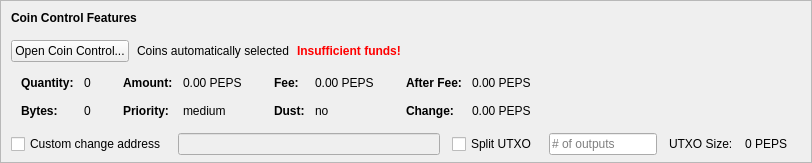
    <widget class="QFrame" name="frameCoinControl">
     <property name="sizePolicy">
      <sizepolicy hsizetype="Expanding" vsizetype="Expanding">
       <horstretch>0</horstretch>
       <verstretch>0</verstretch>
      </sizepolicy>
     </property>
     <property name="maximumSize">
      <size>
       <width>16777215</width>
       <height>16777215</height>
      </size>
     </property>
     <property name="frameShape">
      <enum>QFrame::StyledPanel</enum>
     </property>
     <property name="frameShadow">
      <enum>QFrame::Sunken</enum>
     </property>
     <layout class="QVBoxLayout" name="verticalLayoutCoinControl2">
      <property name="spacing">
       <number>0</number>
      </property>
      <property name="leftMargin">
       <number>0</number>
      </property>
      <property name="topMargin">
       <number>0</number>
      </property>
      <property name="rightMargin">
       <number>0</number>
      </property>
      <property name="bottomMargin">
       <number>6</number>
      </property>
      <item>
       <layout class="QVBoxLayout" name="verticalLayoutCoinControl" stretch="0,0,0,0,1">
        <property name="spacing">
         <number>0</number>
        </property>
        <property name="leftMargin">
         <number>10</number>
        </property>
        <property name="topMargin">
         <number>10</number>
        </property>
        <item>
         <layout class="QHBoxLayout" name="horizontalLayoutCoinControl1">
          <property name="bottomMargin">
           <number>15</number>
          </property>
          <item>
           <widget class="QLabel" name="labelCoinControlFeatures">
            <property name="sizePolicy">
             <sizepolicy hsizetype="Preferred" vsizetype="Maximum">
              <horstretch>0</horstretch>
              <verstretch>0</verstretch>
             </sizepolicy>
            </property>
            <property name="font">
             <font>
              <weight>75</weight>
              <bold>true</bold>
             </font>
            </property>
            <property name="styleSheet">
             <string notr="true">font-weight:bold;</string>
            </property>
            <property name="text">
             <string>Coin Control Features</string>
            </property>
           </widget>
          </item>
         </layout>
        </item>
        <item>
         <layout class="QHBoxLayout" name="horizontalLayoutCoinControl2" stretch="0,0,0,0">
          <property name="spacing">
           <number>8</number>
          </property>
          <property name="bottomMargin">
           <number>10</number>
          </property>
          <item>
           <widget class="QPushButton" name="pushButtonCoinControl">
            <property name="styleSheet">
             <string notr="true"/>
            </property>
            <property name="text">
             <string>Open Coin Control...</string>
            </property>
            <property name="autoDefault">
             <bool>false</bool>
            </property>
           </widget>
          </item>
          <item>
           <widget class="QLabel" name="labelCoinControlAutomaticallySelected">
            <property name="text">
             <string>Coins automatically selected</string>
            </property>
            <property name="margin">
             <number>5</number>
            </property>
           </widget>
          </item>
          <item>
           <widget class="QLabel" name="labelCoinControlInsuffFunds">
            <property name="font">
             <font>
              <weight>75</weight>
              <bold>true</bold>
             </font>
            </property>
            <property name="styleSheet">
             <string notr="true">color:red;font-weight:bold;</string>
            </property>
            <property name="text">
             <string>Insufficient funds!</string>
            </property>
            <property name="margin">
             <number>5</number>
            </property>
           </widget>
          </item>
          <item>
           <spacer name="horizontalSpacerCoinControl">
            <property name="orientation">
             <enum>Qt::Horizontal</enum>
            </property>
            <property name="sizeHint" stdset="0">
             <size>
              <width>40</width>
              <height>1</height>
             </size>
            </property>
           </spacer>
          </item>
         </layout>
        </item>
        <item>
         <widget class="QWidget" name="widgetCoinControl" native="true">
          <property name="sizePolicy">
           <sizepolicy hsizetype="Preferred" vsizetype="Preferred">
            <horstretch>0</horstretch>
            <verstretch>0</verstretch>
           </sizepolicy>
          </property>
          <property name="minimumSize">
           <size>
            <width>0</width>
            <height>0</height>
           </size>
          </property>
          <property name="styleSheet">
           <string notr="true"/>
          </property>
          <layout class="QHBoxLayout" name="horizontalLayoutCoinControl5">
           <property name="leftMargin">
            <number>0</number>
           </property>
           <property name="topMargin">
            <number>0</number>
           </property>
           <property name="rightMargin">
            <number>0</number>
           </property>
           <property name="bottomMargin">
            <number>0</number>
           </property>
           <item>
            <layout class="QHBoxLayout" name="horizontalLayoutCoinControl3" stretch="0,0,0,1">
             <property name="spacing">
              <number>20</number>
             </property>
             <property name="topMargin">
              <number>0</number>
             </property>
             <property name="bottomMargin">
              <number>10</number>
             </property>
             <item>
              <layout class="QFormLayout" name="formLayoutCoinControl1">
               <property name="horizontalSpacing">
                <number>10</number>
               </property>
               <property name="verticalSpacing">
                <number>14</number>
               </property>
               <property name="leftMargin">
                <number>10</number>
               </property>
               <property name="topMargin">
                <number>4</number>
               </property>
               <property name="rightMargin">
                <number>6</number>
               </property>
               <item row="0" column="0">
                <widget class="QLabel" name="labelCoinControlQuantityText">
                 <property name="font">
                  <font>
                   <weight>75</weight>
                   <bold>true</bold>
                  </font>
                 </property>
                 <property name="text">
                  <string>Quantity:</string>
                 </property>
                 <property name="margin">
                  <number>0</number>
                 </property>
                </widget>
               </item>
               <item row="0" column="1">
                <widget class="QLabel" name="labelCoinControlQuantity">
                 <property name="cursor">
                  <cursorShape>IBeamCursor</cursorShape>
                 </property>
                 <property name="contextMenuPolicy">
                  <enum>Qt::ActionsContextMenu</enum>
                 </property>
                 <property name="text">
                  <string notr="true">0</string>
                 </property>
                 <property name="margin">
                  <number>0</number>
                 </property>
                 <property name="textInteractionFlags">
                  <set>Qt::LinksAccessibleByMouse|Qt::TextSelectableByKeyboard|Qt::TextSelectableByMouse</set>
                 </property>
                </widget>
               </item>
               <item row="1" column="0">
                <widget class="QLabel" name="labelCoinControlBytesText">
                 <property name="font">
                  <font>
                   <weight>75</weight>
                   <bold>true</bold>
                  </font>
                 </property>
                 <property name="text">
                  <string>Bytes:</string>
                 </property>
                </widget>
               </item>
               <item row="1" column="1">
                <widget class="QLabel" name="labelCoinControlBytes">
                 <property name="cursor">
                  <cursorShape>IBeamCursor</cursorShape>
                 </property>
                 <property name="contextMenuPolicy">
                  <enum>Qt::ActionsContextMenu</enum>
                 </property>
                 <property name="text">
                  <string notr="true">0</string>
                 </property>
                 <property name="textInteractionFlags">
                  <set>Qt::LinksAccessibleByMouse|Qt::TextSelectableByKeyboard|Qt::TextSelectableByMouse</set>
                 </property>
                </widget>
               </item>
              </layout>
             </item>
             <item>
              <layout class="QFormLayout" name="formLayoutCoinControl2">
               <property name="horizontalSpacing">
                <number>10</number>
               </property>
               <property name="verticalSpacing">
                <number>14</number>
               </property>
               <property name="leftMargin">
                <number>6</number>
               </property>
               <property name="topMargin">
                <number>4</number>
               </property>
               <property name="rightMargin">
                <number>6</number>
               </property>
               <item row="0" column="0">
                <widget class="QLabel" name="labelCoinControlAmountText">
                 <property name="font">
                  <font>
                   <weight>75</weight>
                   <bold>true</bold>
                  </font>
                 </property>
                 <property name="text">
                  <string>Amount:</string>
                 </property>
                 <property name="margin">
                  <number>0</number>
                 </property>
                </widget>
               </item>
               <item row="0" column="1">
                <widget class="QLabel" name="labelCoinControlAmount">
                 <property name="cursor">
                  <cursorShape>IBeamCursor</cursorShape>
                 </property>
                 <property name="contextMenuPolicy">
                  <enum>Qt::ActionsContextMenu</enum>
                 </property>
                 <property name="text">
                  <string notr="true">0.00 PEPS</string>
                 </property>
                 <property name="textInteractionFlags">
                  <set>Qt::LinksAccessibleByMouse|Qt::TextSelectableByKeyboard|Qt::TextSelectableByMouse</set>
                 </property>
                </widget>
               </item>
               <item row="1" column="0">
                <widget class="QLabel" name="labelCoinControlPriorityText">
                 <property name="font">
                  <font>
                   <weight>75</weight>
                   <bold>true</bold>
                  </font>
                 </property>
                 <property name="text">
                  <string>Priority:</string>
                 </property>
                </widget>
               </item>
               <item row="1" column="1">
                <widget class="QLabel" name="labelCoinControlPriority">
                 <property name="cursor">
                  <cursorShape>IBeamCursor</cursorShape>
                 </property>
                 <property name="contextMenuPolicy">
                  <enum>Qt::ActionsContextMenu</enum>
                 </property>
                 <property name="text">
                  <string>medium</string>
                 </property>
                 <property name="textInteractionFlags">
                  <set>Qt::LinksAccessibleByMouse|Qt::TextSelectableByKeyboard|Qt::TextSelectableByMouse</set>
                 </property>
                </widget>
               </item>
              </layout>
             </item>
             <item>
              <layout class="QFormLayout" name="formLayoutCoinControl3">
               <property name="horizontalSpacing">
                <number>10</number>
               </property>
               <property name="verticalSpacing">
                <number>14</number>
               </property>
               <property name="leftMargin">
                <number>6</number>
               </property>
               <property name="topMargin">
                <number>4</number>
               </property>
               <property name="rightMargin">
                <number>6</number>
               </property>
               <item row="0" column="0">
                <widget class="QLabel" name="labelCoinControlFeeText">
                 <property name="font">
                  <font>
                   <weight>75</weight>
                   <bold>true</bold>
                  </font>
                 </property>
                 <property name="text">
                  <string>Fee:</string>
                 </property>
                 <property name="margin">
                  <number>0</number>
                 </property>
                </widget>
               </item>
               <item row="0" column="1">
                <widget class="QLabel" name="labelCoinControlFee">
                 <property name="cursor">
                  <cursorShape>IBeamCursor</cursorShape>
                 </property>
                 <property name="contextMenuPolicy">
                  <enum>Qt::ActionsContextMenu</enum>
                 </property>
                 <property name="text">
                  <string notr="true">0.00 PEPS</string>
                 </property>
                 <property name="textInteractionFlags">
                  <set>Qt::LinksAccessibleByMouse|Qt::TextSelectableByKeyboard|Qt::TextSelectableByMouse</set>
                 </property>
                </widget>
               </item>
               <item row="1" column="0">
                <widget class="QLabel" name="labelCoinControlLowOutputText">
                 <property name="font">
                  <font>
                   <weight>75</weight>
                   <bold>true</bold>
                  </font>
                 </property>
                 <property name="text">
                  <string>Dust:</string>
                 </property>
                </widget>
               </item>
               <item row="1" column="1">
                <widget class="QLabel" name="labelCoinControlLowOutput">
                 <property name="cursor">
                  <cursorShape>IBeamCursor</cursorShape>
                 </property>
                 <property name="contextMenuPolicy">
                  <enum>Qt::ActionsContextMenu</enum>
                 </property>
                 <property name="text">
                  <string>no</string>
                 </property>
                 <property name="textInteractionFlags">
                  <set>Qt::LinksAccessibleByMouse|Qt::TextSelectableByKeyboard|Qt::TextSelectableByMouse</set>
                 </property>
                </widget>
               </item>
              </layout>
             </item>
             <item>
              <layout class="QFormLayout" name="formLayoutCoinControl4">
               <property name="horizontalSpacing">
                <number>10</number>
               </property>
               <property name="verticalSpacing">
                <number>14</number>
               </property>
               <property name="leftMargin">
                <number>6</number>
               </property>
               <property name="topMargin">
                <number>4</number>
               </property>
               <property name="rightMargin">
                <number>6</number>
               </property>
               <item row="0" column="0">
                <widget class="QLabel" name="labelCoinControlAfterFeeText">
                 <property name="font">
                  <font>
                   <weight>75</weight>
                   <bold>true</bold>
                  </font>
                 </property>
                 <property name="text">
                  <string>After Fee:</string>
                 </property>
                 <property name="margin">
                  <number>0</number>
                 </property>
                </widget>
               </item>
               <item row="0" column="1">
                <widget class="QLabel" name="labelCoinControlAfterFee">
                 <property name="cursor">
                  <cursorShape>IBeamCursor</cursorShape>
                 </property>
                 <property name="contextMenuPolicy">
                  <enum>Qt::ActionsContextMenu</enum>
                 </property>
                 <property name="text">
                  <string notr="true">0.00 PEPS</string>
                 </property>
                 <property name="textInteractionFlags">
                  <set>Qt::LinksAccessibleByMouse|Qt::TextSelectableByKeyboard|Qt::TextSelectableByMouse</set>
                 </property>
                </widget>
               </item>
               <item row="1" column="0">
                <widget class="QLabel" name="labelCoinControlChangeText">
                 <property name="font">
                  <font>
                   <weight>75</weight>
                   <bold>true</bold>
                  </font>
                 </property>
                 <property name="text">
                  <string>Change:</string>
                 </property>
                </widget>
               </item>
               <item row="1" column="1">
                <widget class="QLabel" name="labelCoinControlChange">
                 <property name="cursor">
                  <cursorShape>IBeamCursor</cursorShape>
                 </property>
                 <property name="contextMenuPolicy">
                  <enum>Qt::ActionsContextMenu</enum>
                 </property>
                 <property name="text">
                  <string notr="true">0.00 PEPS</string>
                 </property>
                 <property name="textInteractionFlags">
                  <set>Qt::LinksAccessibleByMouse|Qt::TextSelectableByKeyboard|Qt::TextSelectableByMouse</set>
                 </property>
                </widget>
               </item>
              </layout>
             </item>
            </layout>
           </item>
          </layout>
         </widget>
        </item>
        <item>
         <layout class="QHBoxLayout" name="horizontalLayoutCoinControl4" stretch="0,0,0,0,0,0,0">
          <property name="spacing">
           <number>12</number>
          </property>
          <property name="sizeConstraint">
           <enum>QLayout::SetDefaultConstraint</enum>
          </property>
          <property name="topMargin">
           <number>5</number>
          </property>
          <property name="rightMargin">
           <number>5</number>
          </property>
          <item>
           <widget class="QCheckBox" name="checkBoxCoinControlChange">
            <property name="toolTip">
             <string>If this is activated, but the change address is empty or invalid, change will be sent to a newly generated address.</string>
            </property>
            <property name="text">
             <string>Custom change address</string>
            </property>
           </widget>
          </item>
          <item>
           <widget class="QValidatedLineEdit" name="lineEditCoinControlChange">
            <property name="enabled">
             <bool>false</bool>
            </property>
            <property name="sizePolicy">
             <sizepolicy hsizetype="Expanding" vsizetype="Fixed">
              <horstretch>0</horstretch>
              <verstretch>0</verstretch>
             </sizepolicy>
            </property>
           </widget>
          </item>
          <item>
           <widget class="QCheckBox" name="splitBlockCheckBox">
            <property name="text">
             <string>Split UTXO</string>
            </property>
           </widget>
          </item>
          <item>
           <widget class="QLineEdit" name="splitBlockLineEdit">
            <property name="sizePolicy">
             <sizepolicy hsizetype="Fixed" vsizetype="Fixed">
              <horstretch>50</horstretch>
              <verstretch>0</verstretch>
             </sizepolicy>
            </property>
            <property name="placeholderText">
             <string># of outputs</string>
            </property>
           </widget>
          </item>
          <item>
           <widget class="QLabel" name="labelBlockSizeText">
            <property name="text">
             <string>UTXO Size:</string>
            </property>
           </widget>
          </item>
          <item>
           <widget class="QLabel" name="labelBlockSize">
            <property name="text">
             <string>0 PEPS</string>
            </property>
           </widget>
          </item>
          <item>
           <widget class="QLabel" name="labelCoinControlChangeLabel">
            <property name="sizePolicy">
             <sizepolicy hsizetype="Preferred" vsizetype="Expanding">
              <horstretch>0</horstretch>
              <verstretch>0</verstretch>
             </sizepolicy>
            </property>
            <property name="minimumSize">
             <size>
              <width>0</width>
              <height>0</height>
             </size>
            </property>
            <property name="text">
             <string/>
            </property>
            <property name="margin">
             <number>3</number>
            </property>
           </widget>
          </item>
         </layout>
        </item>
        <item>
         <spacer name="verticalSpacerCoinControl">
          <property name="orientation">
           <enum>Qt::Vertical</enum>
          </property>
          <property name="sizeHint" stdset="0">
           <size>
            <width>800</width>
            <height>1</height>
           </size>
          </property>
         </spacer>
        </item>
       </layout>
      </item>
     </layout>
    </widget>
